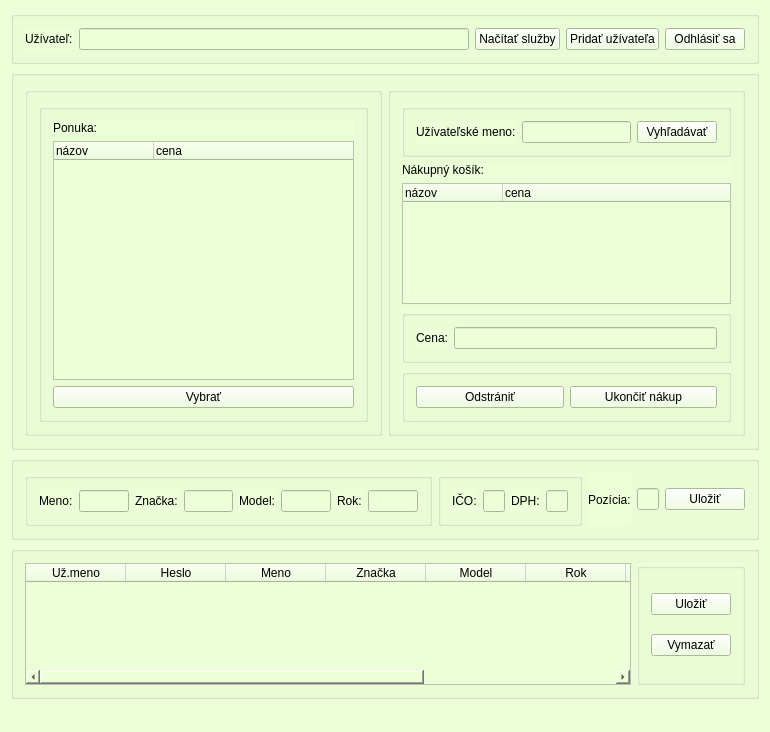
<?xml version="1.0" encoding="UTF-8"?>
<ui version="4.0">
 <class>autoservisClass</class>
 <widget class="QMainWindow" name="autoservisClass">
  <property name="geometry">
   <rect>
    <x>0</x>
    <y>0</y>
    <width>770</width>
    <height>732</height>
   </rect>
  </property>
  <property name="windowTitle">
   <string>Autoservis</string>
  </property>
  <property name="autoFillBackground">
   <bool>false</bool>
  </property>
  <property name="styleSheet">
   <string notr="true">background-color:rgb(237, 255, 216)
</string>
  </property>
  <widget class="QWidget" name="centralWidget">
   <layout class="QVBoxLayout" name="verticalLayout">
    <item>
     <widget class="QGroupBox" name="groupBox">
      <property name="title">
       <string/>
      </property>
      <layout class="QHBoxLayout" name="horizontalLayout_5">
       <item>
        <widget class="QLabel" name="label">
         <property name="text">
          <string>Užívateľ:</string>
         </property>
        </widget>
       </item>
       <item>
        <widget class="QLineEdit" name="lineEdit"/>
       </item>
       <item>
        <widget class="QPushButton" name="pushButton_7">
         <property name="text">
          <string>Načítať služby</string>
         </property>
        </widget>
       </item>
       <item>
        <widget class="QPushButton" name="pushButton_5">
         <property name="text">
          <string>Pridať užívateľa</string>
         </property>
        </widget>
       </item>
       <item>
        <widget class="QPushButton" name="pushButton">
         <property name="text">
          <string>Odhlásiť sa</string>
         </property>
        </widget>
       </item>
      </layout>
     </widget>
    </item>
    <item>
     <widget class="QGroupBox" name="groupBox_2">
      <property name="title">
       <string/>
      </property>
      <layout class="QHBoxLayout" name="horizontalLayout_2">
       <item>
        <widget class="QGroupBox" name="groupBox_3">
         <property name="title">
          <string/>
         </property>
         <layout class="QVBoxLayout" name="verticalLayout_2">
          <item>
           <widget class="QGroupBox" name="groupBox_6">
            <property name="title">
             <string/>
            </property>
            <layout class="QVBoxLayout" name="verticalLayout_4">
             <item>
              <widget class="QLabel" name="label_2">
               <property name="text">
                <string>Ponuka:</string>
               </property>
              </widget>
             </item>
             <item>
              <widget class="QTreeWidget" name="treeWidget">
               <column>
                <property name="text">
                 <string>názov</string>
                </property>
               </column>
               <column>
                <property name="text">
                 <string>cena</string>
                </property>
               </column>
              </widget>
             </item>
             <item>
              <widget class="QPushButton" name="pushButton_2">
               <property name="text">
                <string>Vybrať</string>
               </property>
              </widget>
             </item>
            </layout>
           </widget>
          </item>
         </layout>
        </widget>
       </item>
       <item>
        <widget class="QGroupBox" name="groupBox_4">
         <property name="title">
          <string/>
         </property>
         <layout class="QVBoxLayout" name="verticalLayout_3">
          <item>
           <widget class="QGroupBox" name="groupBox_9">
            <property name="title">
             <string/>
            </property>
            <layout class="QHBoxLayout" name="horizontalLayout_6">
             <item>
              <widget class="QLabel" name="label_5">
               <property name="text">
                <string>Užívateľské meno:</string>
               </property>
              </widget>
             </item>
             <item>
              <widget class="QLineEdit" name="lineEdit_2"/>
             </item>
             <item>
              <widget class="QPushButton" name="pushButton_4">
               <property name="text">
                <string>Vyhľadávať</string>
               </property>
              </widget>
             </item>
            </layout>
           </widget>
          </item>
          <item>
           <widget class="QLabel" name="label_4">
            <property name="text">
             <string>Nákupný košík:</string>
            </property>
           </widget>
          </item>
          <item>
           <widget class="QTreeWidget" name="treeWidget_2">
            <column>
             <property name="text">
              <string>názov</string>
             </property>
            </column>
            <column>
             <property name="text">
              <string>cena</string>
             </property>
            </column>
           </widget>
          </item>
          <item>
           <widget class="QGroupBox" name="groupBox_8">
            <property name="title">
             <string/>
            </property>
            <layout class="QHBoxLayout" name="horizontalLayout">
             <item>
              <widget class="QLabel" name="label_3">
               <property name="text">
                <string>Cena:</string>
               </property>
              </widget>
             </item>
             <item>
              <widget class="QLineEdit" name="lineEdit_3"/>
             </item>
            </layout>
           </widget>
          </item>
          <item>
           <widget class="QGroupBox" name="groupBox_5">
            <property name="title">
             <string/>
            </property>
            <layout class="QHBoxLayout" name="horizontalLayout_3">
             <item>
              <widget class="QPushButton" name="pushButton_3">
               <property name="text">
                <string>Odstrániť</string>
               </property>
              </widget>
             </item>
             <item>
              <widget class="QPushButton" name="pushButton_9">
               <property name="text">
                <string>Ukončiť nákup</string>
               </property>
              </widget>
             </item>
            </layout>
           </widget>
          </item>
         </layout>
        </widget>
       </item>
      </layout>
     </widget>
    </item>
    <item>
     <widget class="QGroupBox" name="groupBox_10">
      <property name="title">
       <string/>
      </property>
      <layout class="QHBoxLayout" name="horizontalLayout_7">
       <item>
        <widget class="QGroupBox" name="groupBox_11">
         <property name="title">
          <string/>
         </property>
         <layout class="QHBoxLayout" name="horizontalLayout_8">
          <item>
           <widget class="QLabel" name="label_6">
            <property name="text">
             <string>Meno:</string>
            </property>
           </widget>
          </item>
          <item>
           <widget class="QLineEdit" name="lineEdit_11"/>
          </item>
          <item>
           <widget class="QLabel" name="label_7">
            <property name="text">
             <string>Značka:</string>
            </property>
           </widget>
          </item>
          <item>
           <widget class="QLineEdit" name="lineEdit_4"/>
          </item>
          <item>
           <widget class="QLabel" name="label_8">
            <property name="text">
             <string>Model:</string>
            </property>
           </widget>
          </item>
          <item>
           <widget class="QLineEdit" name="lineEdit_10"/>
          </item>
          <item>
           <widget class="QLabel" name="label_9">
            <property name="text">
             <string>Rok:</string>
            </property>
           </widget>
          </item>
          <item>
           <widget class="QLineEdit" name="lineEdit_9"/>
          </item>
         </layout>
        </widget>
       </item>
       <item>
        <widget class="QGroupBox" name="groupBox_12">
         <property name="title">
          <string/>
         </property>
         <layout class="QHBoxLayout" name="horizontalLayout_9">
          <item>
           <widget class="QLabel" name="label_10">
            <property name="text">
             <string>IČO:</string>
            </property>
           </widget>
          </item>
          <item>
           <widget class="QLineEdit" name="lineEdit_8"/>
          </item>
          <item>
           <widget class="QLabel" name="label_11">
            <property name="text">
             <string>DPH:</string>
            </property>
           </widget>
          </item>
          <item>
           <widget class="QLineEdit" name="lineEdit_7"/>
          </item>
         </layout>
        </widget>
       </item>
       <item>
        <widget class="QLabel" name="label_12">
         <property name="text">
          <string>Pozícia:</string>
         </property>
        </widget>
       </item>
       <item>
        <widget class="QLineEdit" name="lineEdit_6"/>
       </item>
       <item>
        <widget class="QPushButton" name="pushButton_6">
         <property name="text">
          <string>Uložiť</string>
         </property>
        </widget>
       </item>
      </layout>
     </widget>
    </item>
    <item>
     <widget class="QGroupBox" name="groupBox_7">
      <property name="title">
       <string/>
      </property>
      <layout class="QHBoxLayout" name="horizontalLayout_4">
       <item>
        <widget class="QTableWidget" name="tableWidget">
         <column>
          <property name="text">
           <string>Už.meno</string>
          </property>
         </column>
         <column>
          <property name="text">
           <string>Heslo</string>
          </property>
         </column>
         <column>
          <property name="text">
           <string>Meno</string>
          </property>
         </column>
         <column>
          <property name="text">
           <string>Značka</string>
          </property>
         </column>
         <column>
          <property name="text">
           <string>Model</string>
          </property>
         </column>
         <column>
          <property name="text">
           <string>Rok</string>
          </property>
         </column>
         <column>
          <property name="text">
           <string>IČO</string>
          </property>
         </column>
         <column>
          <property name="text">
           <string>DPH</string>
          </property>
         </column>
         <column>
          <property name="text">
           <string>Pozícia</string>
          </property>
         </column>
        </widget>
       </item>
       <item>
        <widget class="QGroupBox" name="groupBox_13">
         <property name="title">
          <string/>
         </property>
         <layout class="QVBoxLayout" name="verticalLayout_5">
          <item>
           <widget class="QPushButton" name="pushButton_8">
            <property name="text">
             <string>Uložiť</string>
            </property>
           </widget>
          </item>
          <item>
           <widget class="QPushButton" name="pushButton_10">
            <property name="text">
             <string>Vymazať</string>
            </property>
           </widget>
          </item>
         </layout>
        </widget>
       </item>
      </layout>
     </widget>
    </item>
   </layout>
  </widget>
  <widget class="QMenuBar" name="menuBar">
   <property name="geometry">
    <rect>
     <x>0</x>
     <y>0</y>
     <width>770</width>
     <height>22</height>
    </rect>
   </property>
  </widget>
  <widget class="QStatusBar" name="statusBar"/>
  <action name="actionrefresh">
   <property name="text">
    <string>refresh</string>
   </property>
  </action>
 </widget>
 <layoutdefault spacing="6" margin="11"/>
 <resources>
  <include location="autoservis.qrc"/>
 </resources>
 <connections/>
</ui>
